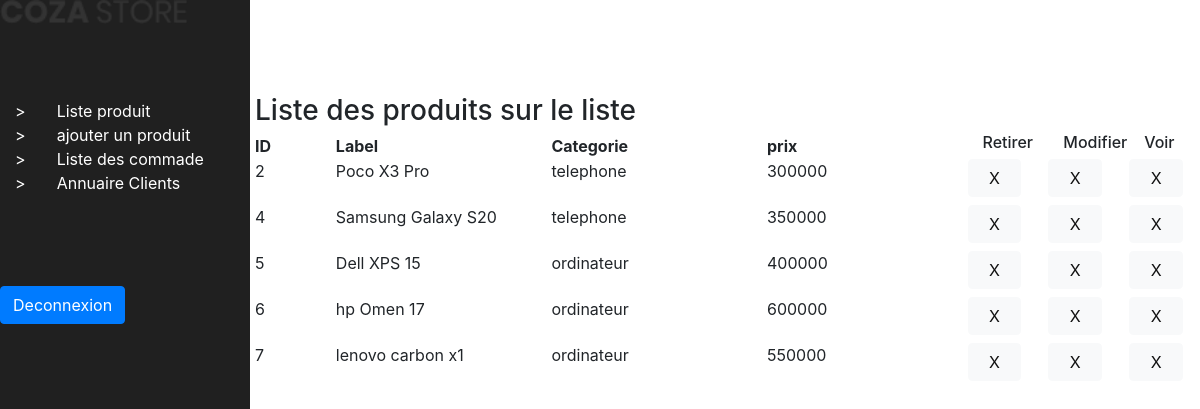
Page /admin/liste_produit.php on the committed database.
### tables this page shows
CREATE TABLE `produits` (
  `id` int(11) NOT NULL,
  `nom_produit` varchar(64) NOT NULL,
  `prix` int(1) NOT NULL,
  `description` text NOT NULL,
  `img_produit` varchar(64) DEFAULT NULL,
  `categorie` int(11) NOT NULL,
  `tag` varchar(64) DEFAULT NULL
);

CREATE TABLE `categorie` (
  `id_categorie` int(11) NOT NULL,
  `label` varchar(64) NOT NULL
);

### backend/config/Database.php (called while the page is built, shortened)
<?php
class Database
{
    public $host   = DB_HOST;
    public $user   = DB_USER;
    public $pass   = DB_PASS;
    public $dbname = DB_NAME;
    public $link;
    private function connectDB()
    {
        $this->link = new mysqli(
            $this->host,
            $this->user,
            $this->pass,
            $this->dbname
        );
    }
    public function select($query)
    {
        $result = $this->link->query($query) or
        die($this->link->error . __LINE__);
        if ($result->num_rows > 0) {
            return $result;
        } else {
            return false;
        }
    }
}

### backend/instances/instances.php (called while the page is built, shortened)
<?php
     require("".$_SERVER['DOCUMENT_ROOT']."/quemada/backend/classes/Produit.php");
     $produit = new Produit();

### backend/classes/Produit.php (called while the page is built, shortened)
<?php
     include_once("".$_SERVER['DOCUMENT_ROOT']."/quemada/backend/config/Database.php");
     class Produit
     {
          public function __construct()
          {
               $this->db = new Database();
          }
          public function read_produits()
          {
               $query = "select * from produits left join categorie on produits.categorie = categorie.id_categorie";
               $result = $this->db->select($query);
               return $result;
          }
     }

### admin/liste_produit.php (the view)
<!DOCTYPE html>
<html lang="en">
<?php
     require_once("".$_SERVER['DOCUMENT_ROOT']."/quemada/backend/instances/instances.php");
	$data = $produit->read_produits();
	include("./components/head.php")
?>
<body>
	<div id="adminContainer">
		<?php
			require_once("./components/sidebar.php")
		?>
		<section id="adminScreen" class="container-fluid">
			<div class="row spacer"></div>
			<form class="row">
				<h3>Liste des produits sur le liste</h3>
				<div class="col-12">
					<div class="row">
						<table class="col-12">
							<tr class="row">
								<th class="col-1">ID</th>
								<th class="col">Label</th>
								<th class="col">Categorie</th>
								<th class="col">prix</th>
								<th class="col-1"><h6>Retirer</h6></th>
								<th class="col-1"><h6>Modifier</h6></th>
								<th class="col-1"><h6>Voir</h6></th>
							</tr>
							<?php foreach($data as $produit){?>
								<tr class="row">
									<td class="col-1"><?php echo $produit["id"] ?></td>
									<td class="col"><?php echo $produit["nom_produit"] ?></td>
									<td class="col"><?php echo $produit["label"] ?></td>
									<td class="col"><?php echo $produit["prix"] ?></td>
									<td class="col-1">
										<a href="./update.php?delete=true&product_num=<?php echo $produit['id']?>" class="row">
											<label class="col-8 btn btn-light">X</label>
										</a>
									</td>
									<td class="col-1">
										<a href="/quemada/admin/modifier_produit.php?product_num=<?php echo $produit['id'] ?>" class="row">
											<label class="col-8 btn btn-light">X</label>
										</a>
									</td>
									<td class="col-1">
										<a href="/quemada/produit.php?product_num=<?php echo $produit['id'] ?>" class="row">
											<label class="col-8 btn btn-light">X</label>
										</a>
									</td>
								</tr>
							<?php } ?>
						</table>
					</div>
				</div>
			</form>
		</section>
	</div>
</body>
</html>

### admin/style/main.css (style rules this page uses)
*, *::after, *::before { padding: 0; margin: 0; box-sizing: border-box; transition: 0.3s ease; }
a { color: inherit; list-style: none; text-decoration: none; }
section { min-height: 50vh; }
.spacer { height: 75px; }
#adminContainer { display: grid; grid-template-columns: 250px 1fr; width: 100vw; height: 100vh; }
#adminContainer #adminScreen { overflow-y: scroll; padding: 20px; }

### rows in the picture
produits: id "2", nom_produit "Poco X3 Pro", categorie.label "telephone", prix "300000"
produits: id "4", nom_produit "Samsung Galaxy S20", categorie.label "telephone", prix "350000"
produits: id "5", nom_produit "Dell XPS 15", categorie.label "ordinateur", prix "400000"
produits: id "6", nom_produit "hp Omen 17", categorie.label "ordinateur", prix "600000"
produits: id "7", nom_produit "lenovo carbon x1", categorie.label "ordinateur", prix "550000"
